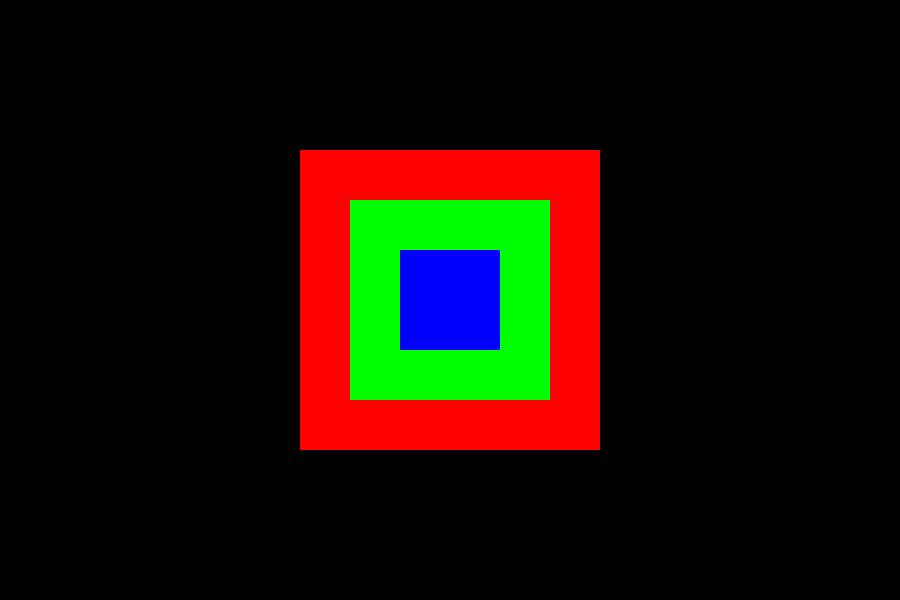
Frame 1 (no input)
Frame 60 (no input): identical to frame 1, image omitted
Frame 120 (the mouse pressed at the canvas centre since frame 60): identical to frame 1, image omitted

The p5.js sketch that drew this single still picture (run headless with seeded random() and noise() and a simulated clock; from frame 60 on, the mouse is pressed at the canvas centre):

// p5.js sketch
// ── sketch.js
function setup() {
    createCanvas(900, 600);
    colorMode(HSB);
    noStroke();
    rectMode(CENTER);
}

function draw() {
    background(0)

    var startColor =0;
    var colorDiff = 360/3;



    fill(startColor,100,100)
    rect(width/2, height/2, 300,300)
    
    fill(startColor+colorDiff,100,100);
    rect(width/2, height/2, 200,200)
   
    fill(startColor+colorDiff*2,100,100);
    rect(width/2, height/2, 100,100)

}
